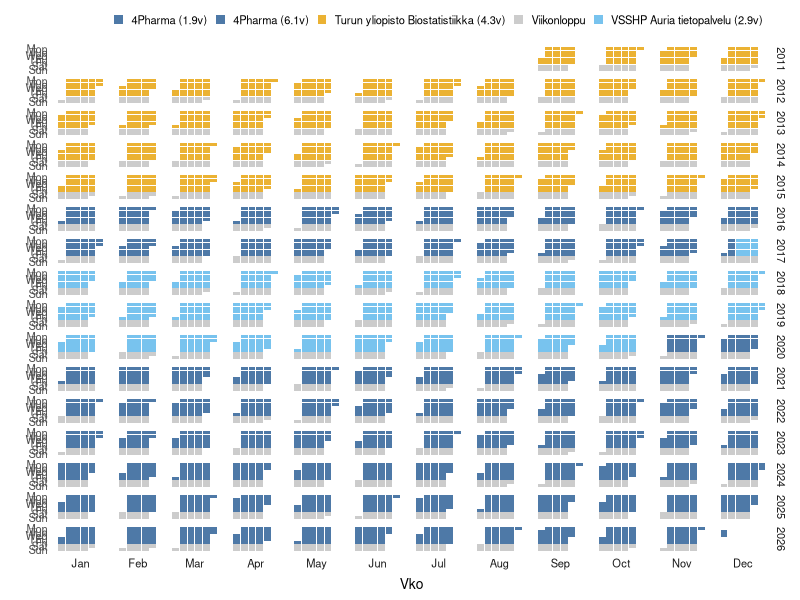

This figure's R source:
# kirjastot
library(data.table)
library(lubridate)
library(ggplot2)
library(gridExtra)



# päivämäärät
ty.alku <- as.Date("2011-09-01")
ty.loppu <- as.Date("2015-12-31")
fourp1.alku <- as.Date("2016-01-01")
fourp1.loppu <- as.Date("2017-12-10")
atp.alku <- as.Date("2017-12-11")
atp.loppu <- as.Date("2020-10-31")
fourp2.alku <- as.Date("2020-11-01")
fourp2.loppu <- today()

# irtisanomisaika
irt.aika <- 14



# kokoa data.tableksi
ura <- rbind(data.table(date = seq(ty.alku, ty.loppu, 1), workplace = "Turun yliopisto Biostatistiikka"),
             data.table(date = seq(fourp1.alku, fourp1.loppu, 1), workplace = "4Pharma"),
             data.table(date = seq(atp.alku, atp.loppu, 1), workplace = "VSSHP Auria tietopalvelu"),
             data.table(date = seq(fourp2.alku, fourp2.loppu + irt.aika, 1), workplace = "4Pharma"))

# numeroi vuoden ja kuukauden mukaan viikkonumerot
ura[, w := rleid(isoweek(date)), list(year(date), month(date))]

# laske työsuhteen kesto
ura[, workplace := paste(workplace, paste0("(", sprintf("%2.1f", interval(min(date), max(date))/years(1)), "v)")), list(rleid(workplace), workplace)]

# merkitse viikonloput
ura[wday(date, week_start = 1) %in% 6:7, workplace := "Viikonloppu"]



# anna värit ero työpaikoille + viikonlopuille
colmap <- colmap.names <- unique(ura$workplace)
colmap[grepl("Auria", colmap, T)] <- "#56B4E9CC"
colmap[grepl("Bio", colmap, T)] <- "#E69F00CC"
colmap[grepl("4P", colmap, T)] <- "#4E79A7"
colmap[grepl("Viikonloppu", colmap, T)] <- "#CCCCCC"
names(colmap) <- colmap.names



# piirrä kuva
ggplot(ura, aes(x = w, y = wday(date, week_start = 1, label = T))) +
  # piirrä laatikko per viikonpäivä per viikko
  geom_tile(aes(fill = workplace, width = 0.9, height = 0.9), size = 1) +
  # käännä y-akselin suunta
  scale_y_discrete(limits = rev) +
  # muunna x-akseli
  scale_x_discrete() +
  # muuta väritys halutunlaiseksi
  scale_fill_manual(values = colmap) +
  # jaa viikonpäivä x viikko -visualisaatio vuoden ja kuukauden mukaiseksi matriisiksi
  facet_grid(year(date) ~ month(date, label = T), scales="free", space="free", switch = 'x') +
  # aseta selitteet
  labs(x = "Vko", y = "") +
  # hienosäädä teema
  theme_bw(base_size = 10) +
  theme(legend.title = element_blank(),
        panel.grid = element_blank(),
        panel.border = element_blank(),
        axis.ticks = element_blank(),
        strip.background = element_blank(),
        legend.position = "top",
        legend.justification = "right",
        legend.direction = "horizontal",
        legend.key.size = unit(0.3, "cm"),
        legend.spacing.x = unit(0.2, "cm"))
